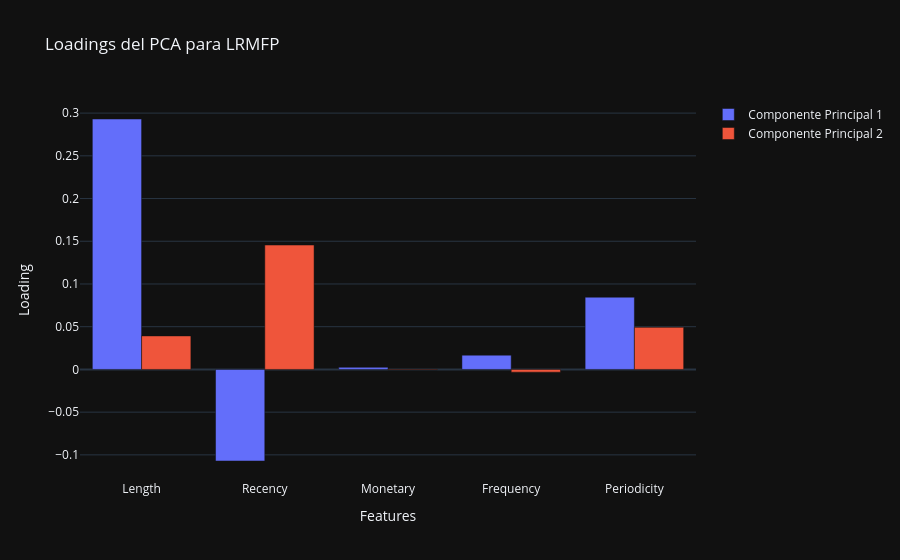

Notebook code for this chart:
### Markdown cell above
### 1.3.3 Análisis de los Loadings de PCA [0.5 puntos]
Antes de continuar con la etapa de clustering, analice los *loadings* (pesos o coeficientes) de las componentes principales obtenidas con PCA. 

Utilice el siguiente tutorial para visualizarlos: https://plotly.com/python/pca-visualization/

- Calcule y reporte los *loadings* de las dos primeras componentes principales.
- Interprete qué características (**LRMFP**) son más relevantes en cada componente.
- Visualice los *loadings* usando un gráfico de barras para cada componente.

### Code cell
pca = pipeline_pca["pca"]
loadings = pca.components_.T * np.sqrt(pca.explained_variance_)

print(
    f"""
Loadings para LRMFP:
{loadings}
"""
)
features = ["Length", "Recency", "Monetary", "Frequency", "Periodicity"]

fig = go.Figure()

fig.add_bar(x=features, y=loadings[:, 0], name="Componente Principal 1")
fig.add_bar(x=features, y=loadings[:, 1], name="Componente Principal 2")

fig.update_layout(barmode="group", xaxis_title="Features", yaxis_title="Loading", title="Loadings del PCA para LRMFP")

fig.show()

### Figure 1 — Plotly figure (JSON) as saved in the notebook; plotly's stock layout.template omitted (floating-point values rounded to 4 significant figures)
{"data": [{"name": "Componente Principal 1", "type": "bar", "x": ["Length", "Recency", "Monetary", "Frequency", "Periodicity"], "y": [0.2931, -0.1072, 0.002504, 0.01672, 0.08455]}, {"name": "Componente Principal 2", "type": "bar", "x": ["Length", "Recency", "Monetary", "Frequency", "Periodicity"], "y": [0.03922, 0.1456, -0.0006773, -0.003214, 0.04923]}], "layout": {"barmode": "group", "title": {"text": "Loadings del PCA para LRMFP"}, "xaxis": {"title": {"text": "Features"}}, "yaxis": {"title": {"text": "Loading"}}}}
